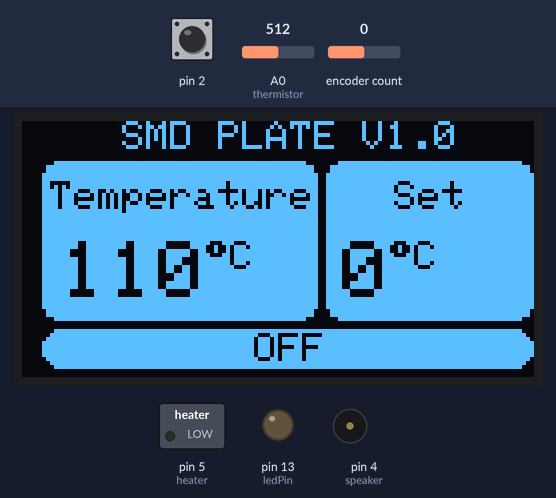
Recording of a sketch running on a simulated Arduino Uno, built with avr-gcc and run on an emulated ATmega328P. Shown: 128×64 one-colour display, switched loads named in the sketch (green lamp = pin HIGH), output pins drawn as LEDs (lit = HIGH), buzzer (waves = sounding). The test bench sets the inputs (shaded band); at power-on: A0 (thermistor) = 512, pin 2 HIGH, encoder count 0. What the sketch prints to the serial monitor is not drawn.

Above: at 1.5 s.
1.6 s: A0 (thermistor) set to 0
At 2.8 s:
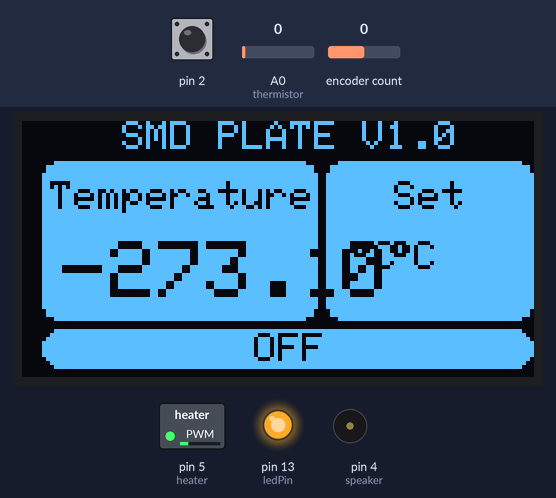
3.1 s: pin 2 pulled LOW for 0.15 s
3.8 s: pin 2 pulled LOW for 1 s
At 6.0 s:
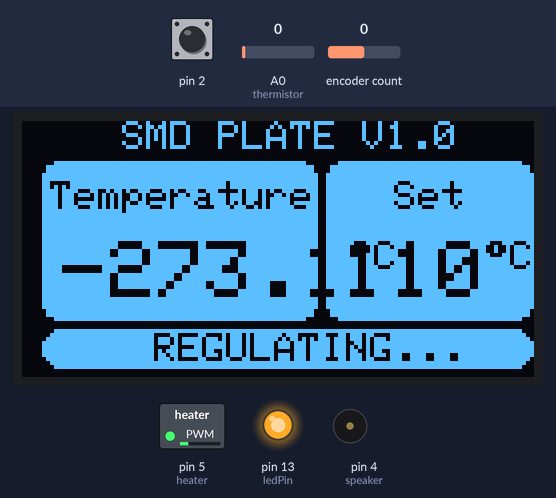
6.5 s: pin 2 pulled LOW for 0.15 s
7.2 s: encoder count set to 1
At 7.39 s:
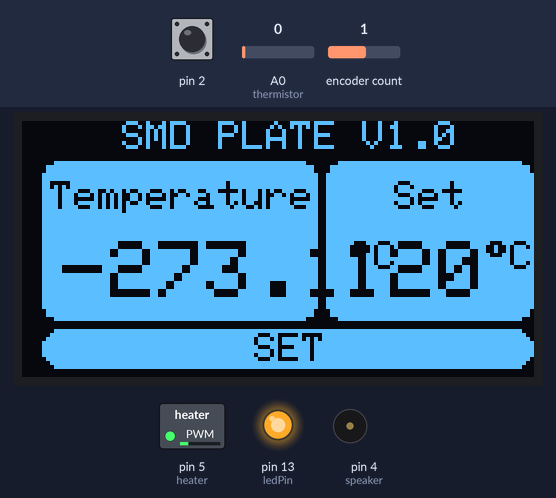
8.9 s: A0 (thermistor) set to 2
At 8.97 s:
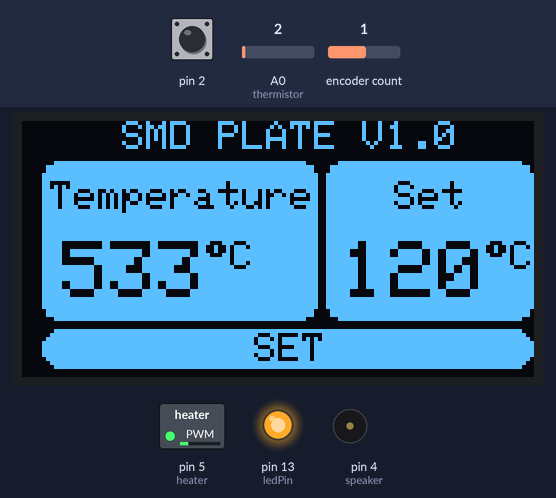
Timing chart, 0 to 11.7 s (numbered marks = the images above; inputs shaded):
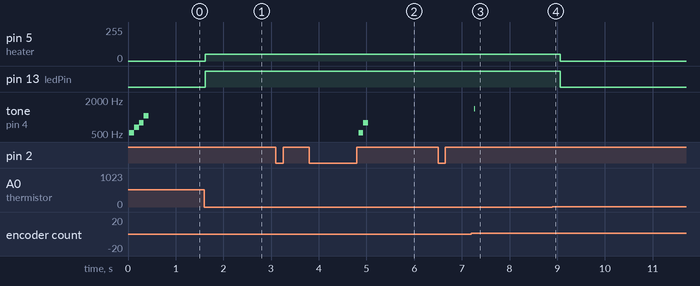

Measured:
- the behaviour switches between 0 and 1 on A0 (thermistor) (found by bisection; images 3 and 4)
- after the input at 1.6 s, pin 5 (heater): 0/255 → 51/255 at once; pin 13 (ledPin): LOW → HIGH at once; the display: changes after 0.06 s (image 1)
- after the input at 3.1 s, every drawn part: stays the same
- after the input at 3.8 s, the display: changes after 1.2 s (image 2)
- after the input at 6.5 s, every drawn part: stays the same
- after the input at 8.9 s, pin 5 (heater): 51/255 → 0/255 after 0.16 s; pin 13 (ledPin): HIGH → LOW after 0.16 s; the display: changes after 0.07 s (image 4)

The sketch:

SMD_Plate_V1.ino
```cpp
#include <math.h>
#include <SPI.h>
#include <Wire.h>
#include <Adafruit_GFX.h>
#include <Adafruit_SSD1306.h>
#include <ClickEncoder.h>
#include <TimerOne.h>

//Initiate Oled
#define SCREEN_WIDTH 128 // OLED display width, in pixels
#define SCREEN_HEIGHT 64 // OLED display height, in pixels
#define OLED_RESET     -1 // Reset pin # (or -1 if sharing Arduino reset pin)
Adafruit_SSD1306 display(SCREEN_WIDTH, SCREEN_HEIGHT, &Wire, OLED_RESET);

#define PRESET_TEMP 110
#define OFF_TEMP 0
#define LOWER_BOUNDARY_TEMP 0
#define UPPER_BOUNDARY_TEMP 260
#define MOVING_AVG_POINTS 0 //points for moving avg. (0 to disable)
#define Resis_Thermistor 5000.0 //resistance for voltage divider
#define TEMP_INCREMENT 10
#define DAT 6
#define CLK 7
#define BTN 2
int heater = 5; //PWM PIN for HEATER
int ledPin = 13;
int speaker = 4;
int thermistor = A0; // thermistor pin
float a = 0.000767639032436511; //constants for thermistor
float b = 0.000206233511284758;
float c = 1.38941753419318E-07;
bool tempFlag = false; //true during a temperature change (used in oled function)
int newTemp = 0;
float currentTemp;
int bState = LOW;
int EALastState;
int offset = 0;
int last, setTemperature;
//moving avg initiation
float readings[MOVING_AVG_POINTS];
int readIndex = 0;
ClickEncoder *encoder;

void timerIsr() {
  encoder->service();
}

void oledDisplay(float currentTemp, int setPoint) {
  //updating current temperature
  display.clearDisplay();
  display.setTextColor(WHITE);
  display.setTextSize(1);
  display.setCursor(25, 0);
  display.print("SMD PLATE V1.0");

  display.fillRoundRect(5, 10, 69, 40, 4, WHITE); //current temperature border
  display.fillRoundRect(76, 10, 52, 40, 4, WHITE);//setpoint border

//  display.drawPixel(123,63, WHITE);
  display.fillRoundRect(5, 52, 123, 10, 6, WHITE);

  display.setTextColor(BLACK);
  display.setTextSize(1);
  display.setCursor(7, 15);
  display.print("Temperature");
  display.setCursor(93, 15);
  display.print("Set");

if(setPoint == 0 && tempFlag != true){
    display.setCursor(58, 53);
    display.print("OFF");
}
else if (tempFlag != true){
    display.setCursor(33, 53);
    display.print("REGULATING...");
}
else{
    display.setCursor(58, 53);
    display.print("SET");
}


  display.setTextSize(2);
  display.setCursor(10, 30);
  if(currentTemp > 100){
    display.print(currentTemp,0);
  }
  else{
    display.print(currentTemp,1);
  }
  display.setTextSize(1);
  display.print((char)247);
  display.print("C");

  if(tempFlag == true){     //blinking letters (when setpoint is to be changed)
    display.setTextSize(2);
    display.setTextColor(BLACK);
    display.setCursor(80, 30);
    display.print(setPoint);
    display.setTextSize(1);
    display.print((char)247);
    display.print("C");
    display.display();
    delay(20);
    display.setTextSize(2);
    display.setTextColor(WHITE);
    display.setCursor(80, 30);
    display.print(setPoint);
    display.setTextSize(1);
    display.print((char)247);
    display.print("C");
    display.display();
    delay(20);
    display.setTextSize(2);
    display.setTextColor(BLACK);
    display.setCursor(80, 30);
    display.print(setPoint);
    display.setTextSize(1);
    display.print((char)247);
    display.print("C");
    display.display();
  }
 else{    //non-blinking letters (when setpoint is determined)
    display.setTextSize(2);
    display.setTextColor(BLACK);
    display.setCursor(80, 30);
    display.print(setPoint);
    display.setTextSize(1);
    display.print((char)247);
    display.print("C");
    display.display();
 }
}


float readTemp(float rawTemp, float resistor) {
  float total = 0;
  float avg = 0;
  float reading = resistor / ((1023.0 / rawTemp) - 1.0); // 10K/ ((1023/ADC)-1)
  reading = log(reading);
  float temp = ((1.0 / ( a + (b * reading) + (c * reading * reading * reading))) - 273.15);
  //n-point moving average
  if(MOVING_AVG_POINTS != 0){
    if(readIndex >= MOVING_AVG_POINTS){ //wrap around after exceeding no. of points
      readIndex = 0;
    }
    readings[readIndex] = temp;
    for (int point = 0; point < MOVING_AVG_POINTS; point++){
        total += readings[point];
    }
    avg = total / MOVING_AVG_POINTS;
    readIndex++;
    //Serial.println(avg);
    return avg;
  }
  else{
    return temp;
  }
}
int setTemp(int temp){
  if(temp == -1){
      while (true){
        tempFlag = true;
        ClickEncoder::Button btn = encoder->getButton();
        if (btn != ClickEncoder::Open){ //checking for the exit click
          Serial.println("ExitClicked");
          speakerTone(2);
          break; //exit while loop
        }

        setTemperature += encoder->getValue()*TEMP_INCREMENT; //set temperature (increment by 10)
        if(setTemperature < LOWER_BOUNDARY_TEMP){ //lower boundary
          setTemperature = LOWER_BOUNDARY_TEMP;
        }
        else if(setTemperature > UPPER_BOUNDARY_TEMP){ //upper boundary
          setTemperature = UPPER_BOUNDARY_TEMP;
        }
        if ((setTemperature != last)) {
          last = setTemperature;
          speakerTone(1);
        }
        float currentTemp = readTemp(analogRead(thermistor), Resis_Thermistor);
        //updating setTemp oled
        oledDisplay(currentTemp, setTemperature);
        regulateTemp(newTemp, currentTemp);

    }
    tempFlag = false;

  }
  else
    setTemperature = temp;
    last = setTemperature;
  return setTemperature;
}

void regulateTemp(int setTemp, float currentTemp) {
  if (setTemp <= currentTemp - offset ) {
    analogWrite(heater, 0); //LOW
    digitalWrite(ledPin, LOW);
  }
  else if (setTemp > currentTemp + offset) {
    analogWrite(heater, 51); //HIGH (20%  dutycycle)
    digitalWrite(ledPin, HIGH);
  }
}

void speakerTone(int par){ // 0 = selection sound, 1 = encoder sound, 2 = exit selection sound, 3 = HOLD(TURN OFF SOUND), 4 = DOUBLE CLICK, 5 = START-UP SOUND
  switch (par){
    case 0: tone(speaker, 523, 100); //C5
          break;
    case 1: tone(speaker, 1396, 10); //F6
          break;
    case 2: tone(speaker, 1046, 100); //C6
          break;
    case 3: tone(speaker, 1046, 100); //C6
            delay(100);
            tone(speaker, 784, 100); //G5
            delay(100);
            tone(speaker, 659, 100); //E5
            delay(100);
            tone(speaker, 523, 100); //C5
          break;
    case 4: tone(speaker, 523, 100); //C5
            delay(100);
            tone(speaker, 784, 100); //G5
          break;
    case 5: tone(speaker, 523, 100); //C5
            delay(100);
            tone(speaker, 659, 100); //E5
            delay(100);
            tone(speaker, 784, 100); //G5
            delay(100);
            tone(speaker, 1046, 100); //C6
          break;
  }
}

void setup() {
  pinMode (ledPin, OUTPUT);
  pinMode (heater, OUTPUT); //MIGHT NOT BE NEEDED FOR ANALOGWRITE

  for (int thisReading = 0; thisReading < MOVING_AVG_POINTS; thisReading++){ //set readings[] to [0,0,0,0] for calculation later
    readings[thisReading] = 0;
  }
  Serial.begin (9600);
  if (!display.begin(SSD1306_SWITCHCAPVCC, 0x3C)) { // Address 0x3D for 128x64
    Serial.println(F("SSD1306 allocation failed"));
    for (;;); // Don't proceed, loop forever
  }
  encoder = new ClickEncoder(DAT, CLK, BTN);
  Timer1.initialize(1000);
  Timer1.attachInterrupt(timerIsr);

  last = -1;
  speakerTone(5);
}
void loop() {
  currentTemp = readTemp(analogRead(thermistor), Resis_Thermistor);

  ClickEncoder::Button btn = encoder->getButton(); //check encoder button
  if (btn != ClickEncoder::Open) {
    Serial.print("Button: ");
    switch (btn) {
      case ClickEncoder::Clicked:
        Serial.println("ClickEncoder::Clicked"); //checking for first click
        speakerTone(0);
        newTemp = setTemp(-1); //-1 for manual temp setting, any other value for fixed temperature
      break;
      case ClickEncoder::DoubleClicked:
        Serial.println("DOUBLE");
        newTemp = setTemp(PRESET_TEMP); //set temp preset
        speakerTone(4);

      break;
      case ClickEncoder::Held:
        Serial.println("HOLDING");
        if (newTemp != 0){
         newTemp = setTemp(OFF_TEMP); //OFF temp to 0C
         speakerTone(3);
        }
      break;
    }
  }
  regulateTemp(newTemp, currentTemp);
  oledDisplay(currentTemp, newTemp);
  Serial.print("current: ");
  Serial.print(currentTemp);
  Serial.print(" ");
  Serial.print("newTemp: ");
  Serial.println(setTemperature);
}
```
